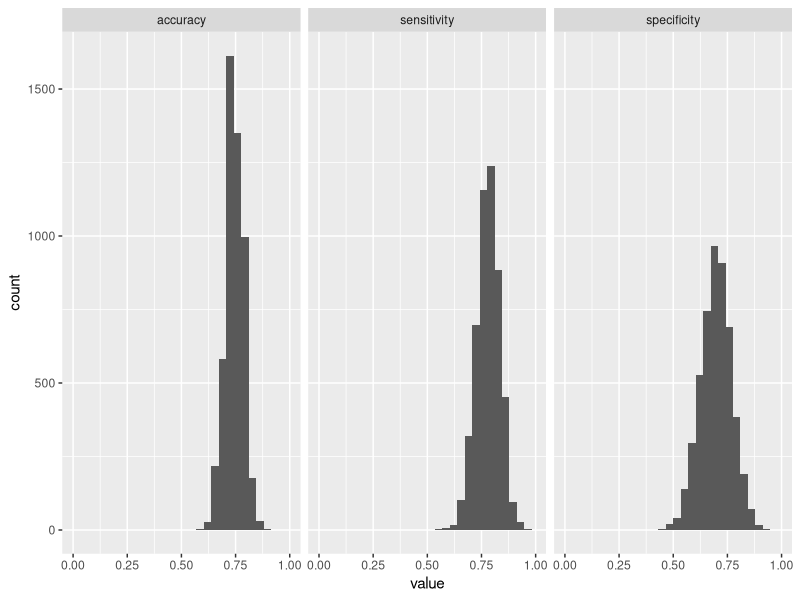

Write the R code that produced this figure.
library( tidyverse )
chronic <- read_csv( "chronic.csv")

# get a small subset for CV experiments
chronic_subset <- slice_sample( chronic, n=1000 )

# k-fold cross-validation:
# (1) pick a number of folds, e.g., k=10
# (2) shuffle the data to reduce bias
# (3) divide the data into folds
# (4) train a model on (k-1) folds (training set) and test on the remaining fold (test a.k.a. holdout set); 
# do this train/test business k times
# (5) compare results / compute summary statistics for results

# (1) Use n_folds = 10 and  do n_runs = 500 runs -----
n_folds <- 10
n_runs <- 500

# metrics -----

# true_classes and predicted_classes are
# vectors of 0s and 1s of equal length
# overall accuracy -----
accuracy <- function( predicted_classes, true_classes ){
  return( length(which( true_classes == predicted_classes )) / length( true_classes ) )
}

# sensitivity -----
sensitivity <- function( predicted_classes, true_classes ){
  idx <- which( true_classes == 1 )
  return( sum(predicted_classes[idx] ) / length( idx ) )
}

# specificity -----
specificity <- function( predicted_classes, true_classes ){
  idx <- which( true_classes == 0 )
  return( 1 - (sum(predicted_classes[idx] ) / length( idx )) ) 
}

metrics <- data.frame( accuracy=c(), sensitivity=c(), specificity=c() )

for( j in 1:n_runs ){
  
  # (2) Shuffle the data -----
  chronic_subset <-
    chronic_subset[sample.int(nrow(chronic_subset)) ,]
  
  # (3) Divide the data into folds -----
  folds <-
    cut(1:nrow(chronic_subset),
        breaks = n_folds,
        labels = 1:n_folds)
  chronic_subset <- chronic_subset %>%
    mutate(Fold = as.numeric(folds))
  
  for (i in 1:n_folds) {
    idx <- which(chronic_subset$Fold == i)
    test <- chronic_subset[idx, ]
    train <- chronic_subset[-idx, ]
    fit <- glm(Condition ~ Age, data = train, family = "binomial")
    print(summary(fit))
    test_predictions <-
      predict(fit, newdata = test, type = "response")
    test <- test %>%
      mutate(Prediction = as.numeric(test_predictions >= 0.585))
    metrics <- rbind(
      metrics,
      data.frame(
        accuracy = accuracy(test$Condition, test$Prediction),
        sensitivity = sensitivity(test$Prediction, test$Condition),
        specificity = specificity(test$Prediction, test$Condition)
      )
    )
  }
}

summary(metrics)

ggplot( metrics %>% pivot_longer(accuracy:specificity), aes(value) ) +
  geom_histogram() + 
  facet_wrap(~name) + 
  xlim(0,1)
